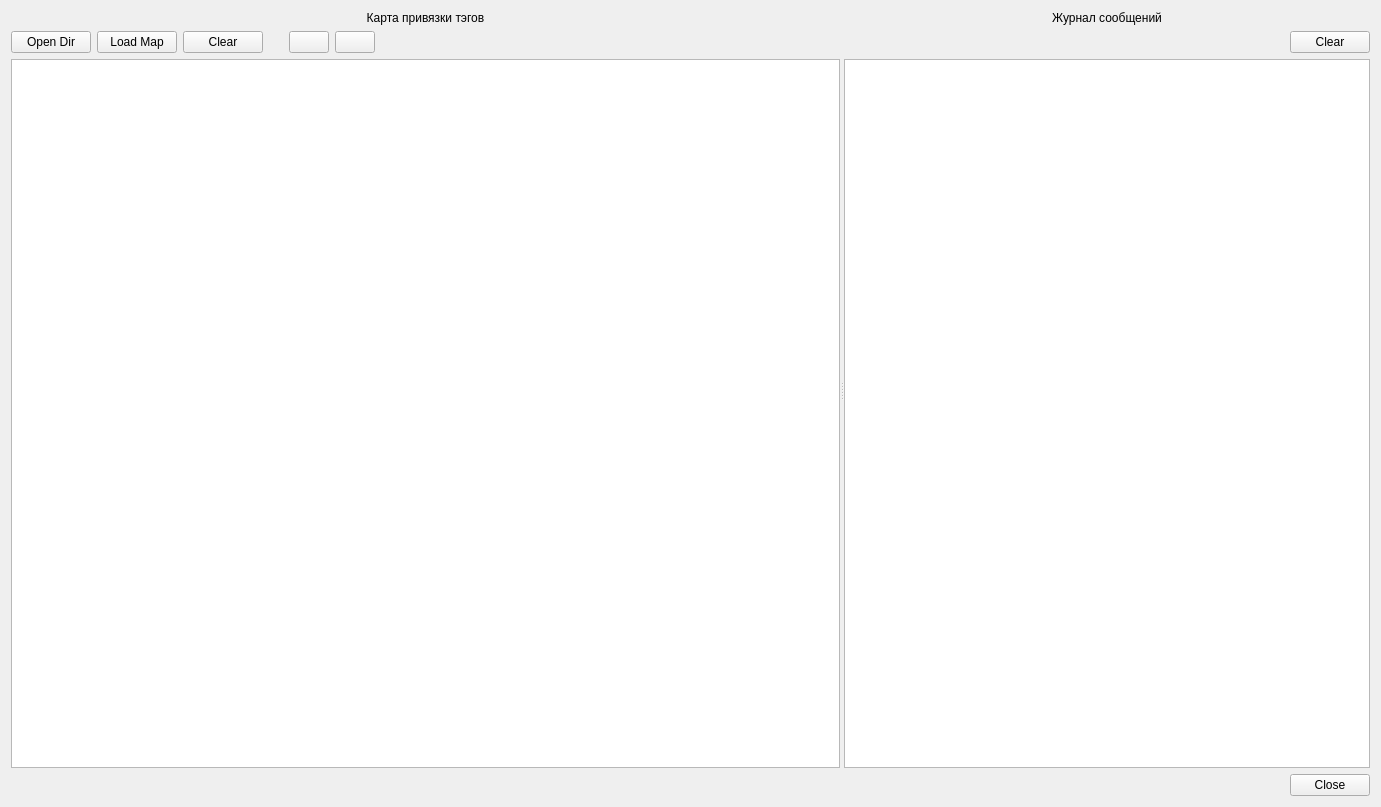
<?xml version="1.0" encoding="UTF-8"?>
<ui version="4.0">
 <class>UiViewMapping</class>
 <widget class="QWidget" name="UiViewMapping">
  <property name="geometry">
   <rect>
    <x>0</x>
    <y>0</y>
    <width>1381</width>
    <height>807</height>
   </rect>
  </property>
  <property name="windowTitle">
   <string>Form</string>
  </property>
  <layout class="QVBoxLayout" name="verticalLayout_3">
   <item>
    <widget class="QSplitter" name="splitter">
     <property name="orientation">
      <enum>Qt::Orientation::Horizontal</enum>
     </property>
     <widget class="QWidget" name="verticalLayoutWidget">
      <layout class="QVBoxLayout" name="verticalLayout">
       <item>
        <widget class="QLabel" name="label_2">
         <property name="text">
          <string>Карта привязки тэгов</string>
         </property>
         <property name="alignment">
          <set>Qt::AlignmentFlag::AlignCenter</set>
         </property>
        </widget>
       </item>
       <item>
        <layout class="QHBoxLayout" name="horizontalLayout_2">
         <item>
          <widget class="QPushButton" name="pb_openDir">
           <property name="text">
            <string>Open Dir</string>
           </property>
          </widget>
         </item>
         <item>
          <widget class="QPushButton" name="pb_loadMap">
           <property name="text">
            <string>Load Map</string>
           </property>
          </widget>
         </item>
         <item>
          <widget class="QPushButton" name="pb_clearMap">
           <property name="text">
            <string>Clear</string>
           </property>
          </widget>
         </item>
         <item>
          <spacer name="horizontalSpacer_4">
           <property name="orientation">
            <enum>Qt::Orientation::Horizontal</enum>
           </property>
           <property name="sizeType">
            <enum>QSizePolicy::Policy::Fixed</enum>
           </property>
           <property name="sizeHint" stdset="0">
            <size>
             <width>20</width>
             <height>20</height>
            </size>
           </property>
          </spacer>
         </item>
         <item>
          <widget class="QPushButton" name="pb_expand">
           <property name="text">
            <string/>
           </property>
          </widget>
         </item>
         <item>
          <widget class="QPushButton" name="pb_collapse">
           <property name="text">
            <string/>
           </property>
          </widget>
         </item>
         <item>
          <spacer name="horizontalSpacer_3">
           <property name="orientation">
            <enum>Qt::Orientation::Horizontal</enum>
           </property>
           <property name="sizeHint" stdset="0">
            <size>
             <width>40</width>
             <height>20</height>
            </size>
           </property>
          </spacer>
         </item>
        </layout>
       </item>
       <item>
        <widget class="QTreeView" name="treeView"/>
       </item>
      </layout>
     </widget>
     <widget class="QWidget" name="verticalLayoutWidget_2">
      <layout class="QVBoxLayout" name="verticalLayout_2">
       <item>
        <widget class="QLabel" name="label">
         <property name="sizePolicy">
          <sizepolicy hsizetype="Preferred" vsizetype="Fixed">
           <horstretch>0</horstretch>
           <verstretch>0</verstretch>
          </sizepolicy>
         </property>
         <property name="text">
          <string>Журнал сообщений</string>
         </property>
         <property name="alignment">
          <set>Qt::AlignmentFlag::AlignCenter</set>
         </property>
        </widget>
       </item>
       <item>
        <layout class="QHBoxLayout" name="horizontalLayout_3">
         <item>
          <spacer name="horizontalSpacer_2">
           <property name="orientation">
            <enum>Qt::Orientation::Horizontal</enum>
           </property>
           <property name="sizeHint" stdset="0">
            <size>
             <width>40</width>
             <height>20</height>
            </size>
           </property>
          </spacer>
         </item>
         <item>
          <widget class="QPushButton" name="pb_clearEvent">
           <property name="text">
            <string>Clear</string>
           </property>
          </widget>
         </item>
        </layout>
       </item>
       <item>
        <widget class="QTableView" name="tableView"/>
       </item>
      </layout>
     </widget>
    </widget>
   </item>
   <item>
    <layout class="QHBoxLayout" name="horizontalLayout">
     <property name="sizeConstraint">
      <enum>QLayout::SizeConstraint::SetDefaultConstraint</enum>
     </property>
     <item>
      <spacer name="horizontalSpacer">
       <property name="orientation">
        <enum>Qt::Orientation::Horizontal</enum>
       </property>
       <property name="sizeHint" stdset="0">
        <size>
         <width>40</width>
         <height>20</height>
        </size>
       </property>
      </spacer>
     </item>
     <item>
      <widget class="QPushButton" name="pb_close">
       <property name="text">
        <string>Close</string>
       </property>
      </widget>
     </item>
    </layout>
   </item>
  </layout>
 </widget>
 <resources/>
 <connections/>
</ui>
